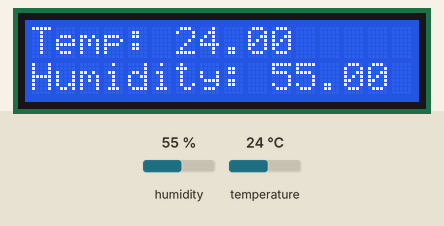
A sketch run on a simulated Arduino Uno, built with avr-gcc and run on an emulated ATmega328P. On the bench: 16×2 character LCD. Inputs (shaded band) come from the test bench; at power-on: humidity 55 %, temperature 24 °C. What the sketch prints to the serial monitor is not drawn.

Above: at 1.2 s.
1.3 s: humidity set to 22 %
At 3.0 s:
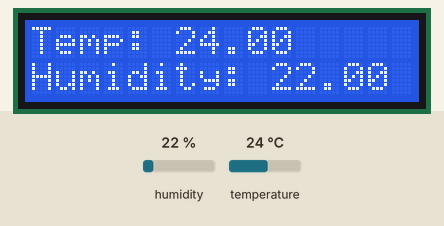
4.0 s: temperature set to 12 °C
At 4.7 s:
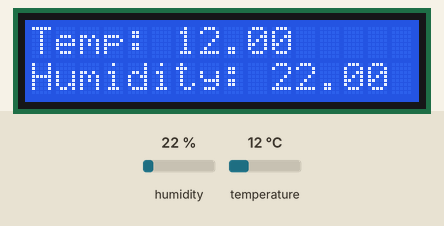
6.7 s: humidity set to 40 %
At 9.3 s:
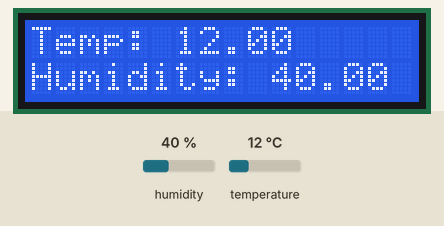
9.7 s: temperature set to 19 °C
At 11.1 s:
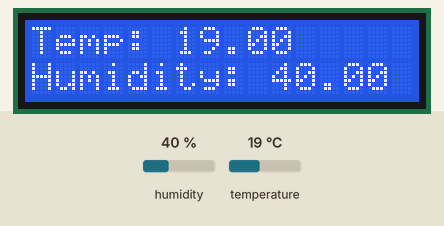
Timing chart, 0 to 12.7 s (numbered marks = the images above; inputs shaded):
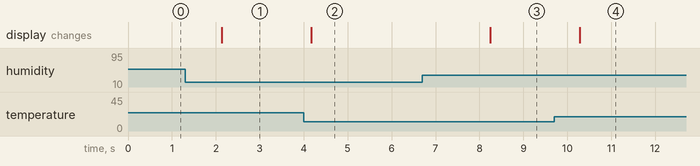

Measured:
- after the input at 1.3 s, the display: changes after 0.83 s (image 1)
- after the input at 4.0 s, the display: changes after 0.17 s (image 2)
- after the input at 6.7 s, the display: changes after 1.5 s (image 3)
- after the input at 9.7 s, the display: changes after 0.58 s (image 4)

The sketch:

Temperature_and_Humidity_sensor.ino
```cpp
#include <DHT.h>
#include <LiquidCrystal.h>

//sensor
int DHT_pin = 7;

//LCD
LiquidCrystal Lcd_1(12,11,5,4,3,2);


DHT dht(DHT_pin, DHT11);

void setup() {
  // put your setup code here, to run once:
  Serial.begin(9600);
  dht.begin();

  //set up LCD
  Lcd_1.begin(16,2);
  //Lcd_1.print("hello world!");

}

void loop() {
  // put your main code here, to run repeatedly:
  Lcd_1.clear();
  float temp = dht.readTemperature();
  float humi = dht.readHumidity();

  Serial.print("Temp: ");
  Serial.println(temp);
  Serial.print("Humidity: ");
  Serial.println(humi);

  // print on lcd
  Lcd_1.print("Temp: ");
  Lcd_1.print(temp);
  Lcd_1.setCursor(0,1);
  Lcd_1.print("Humidity: ");
  Lcd_1.print(humi);


  delay(1000);

}
```
